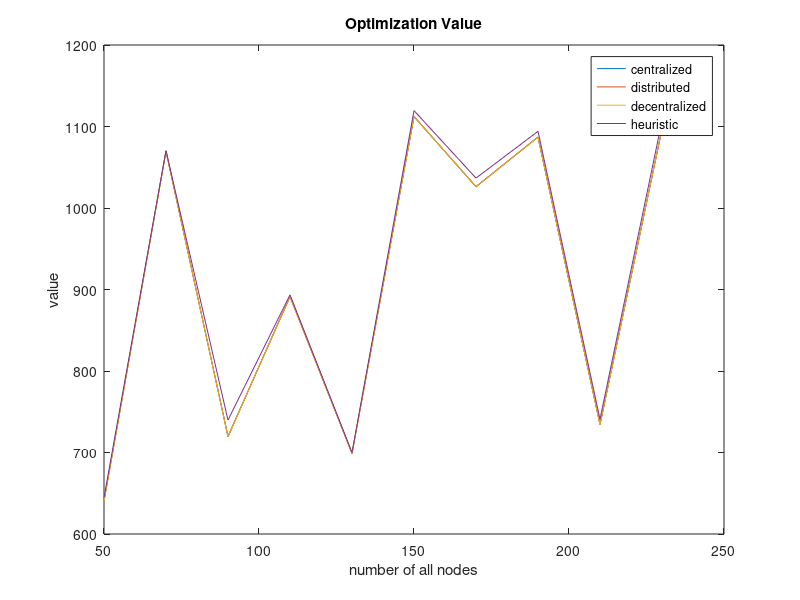

The MATLAB script that drew this image:
n = [6+3,9+4,12+5,15+6];
t = [4,4,4,4];
t_cent      = [0.479939     ,2.587039   ,10.190753  ,15.677288  ,35.138306  ,44.060038  ,50.342     ,66.490116  ,70.605145  ,95.32];
t_dist      = [0.8440       ,4.4696     ,11.1526    ,16.5418    ,30.1106    ,35.2480    ,40.2736    ,50.1921    ,56.4841    ,60.2560];
t_decent    = [0.7440       ,5.3696     ,8.1526     ,14.5418    ,22.1106    ,30.2480    ,35.2736    ,40.1921    ,45.4841    ,48.2560];
t_heur      = [0.074951     ,0.088694   ,0.0993535  ,0.102600   ,0.110903   ,0.156736   ,0.194503   ,0.262058   ,0.286917   ,0.33];
cost_cent   = [640.4357     ,1.0698e+03 ,719.3515   ,891.9614   ,698.8770   ,1.1122e+03 ,1.0262e+03 ,1.0870e+03 ,734.4871   ,1.0970e+03];
cost_dist   = [640.8357     ,1.0699e+03 ,719.9515   ,890.9614   ,698.9770   ,1.1123e+03 ,1.0261e+03 ,1.0871e+03 ,734.4971   ,1.0970e+03];
cost_decent = [640.4357     ,1.0698e+03 ,719.3515   ,891.9614   ,698.8770   ,1.1122e+03 ,1.0262e+03 ,1.0870e+03 ,734.4871   ,1.0970e+03];
cost_heur   = [644.6828     ,1.0704e+03 ,739.8045   ,893.4754   ,699.9926   ,1.1195e+03 ,1.0367e+03 ,1.0941e+03 ,740.8819   ,1.1070e+03];

n = 50:20:240;
% figure
% plot(n,t_cent,n,t_dist,n,t_decent,n,t_heur)
% legend('centralized','distributed','decentralized','heuristic')
% title('Time of Convergence')
% xlabel('number of all nodes')
% ylabel('time(s)')
figure
plot(n,cost_cent)
hold on
plot(n,cost_dist)
plot(n,cost_decent)
plot(n,cost_heur)

legend('centralized','distributed','decentralized','heuristic', 'location', 'best')
title('Optimization Value')
xlabel('number of all nodes')
ylabel('value')